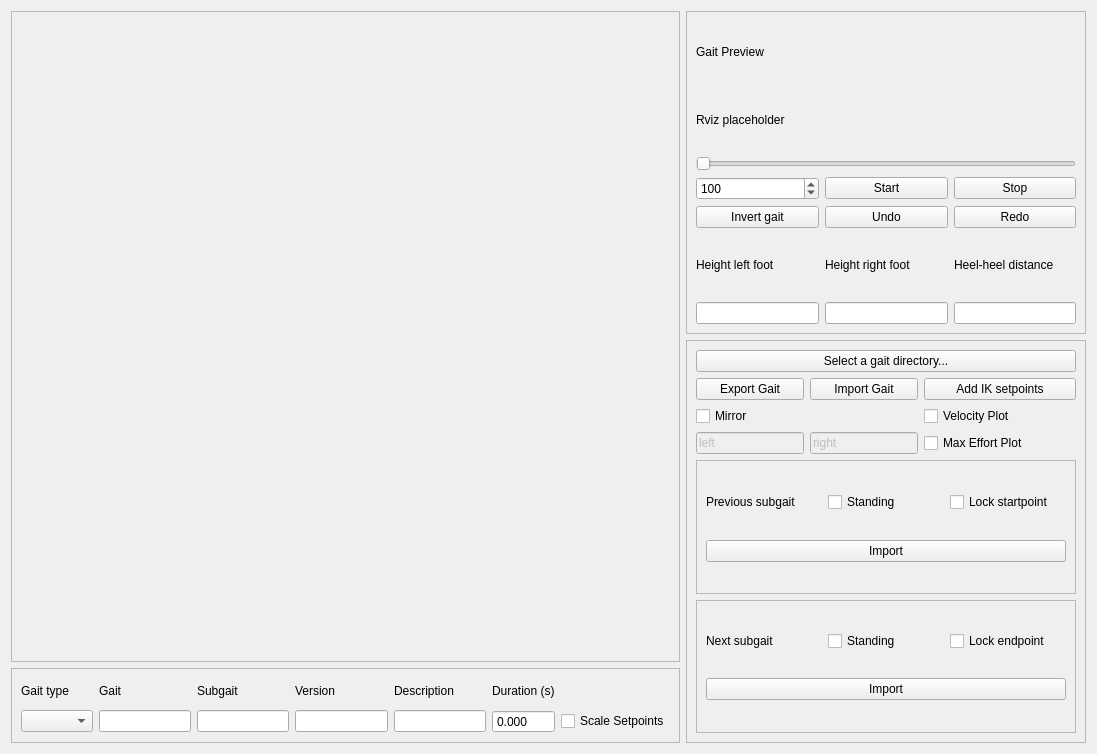
<?xml version="1.0" encoding="UTF-8"?>
<ui version="4.0">
 <class>March</class>
 <widget class="QWidget" name="March">
  <property name="geometry">
   <rect>
    <x>0</x>
    <y>0</y>
    <width>1097</width>
    <height>754</height>
   </rect>
  </property>
  <property name="windowTitle">
   <string>Form</string>
  </property>
  <layout class="QGridLayout" name="gridLayout_3">
   <item row="2" column="0">
    <widget class="QFrame" name="GaitPropertiesFrame">
     <property name="maximumSize">
      <size>
       <width>16777215</width>
       <height>75</height>
      </size>
     </property>
     <property name="frameShape">
      <enum>QFrame::StyledPanel</enum>
     </property>
     <property name="frameShadow">
      <enum>QFrame::Raised</enum>
     </property>
     <layout class="QGridLayout" name="gridLayout_5">
      <item row="0" column="1">
       <widget class="QLabel" name="GaitLabel">
        <property name="text">
         <string>Gait</string>
        </property>
       </widget>
      </item>
      <item row="2" column="6">
       <widget class="QLineEdit" name="description_line_edit"/>
      </item>
      <item row="0" column="7">
       <widget class="QLabel" name="DurationLabel">
        <property name="text">
         <string>Duration (s)</string>
        </property>
       </widget>
      </item>
      <item row="0" column="6">
       <widget class="QLabel" name="DescriptionLabel">
        <property name="text">
         <string>Description</string>
        </property>
       </widget>
      </item>
      <item row="0" column="3">
       <widget class="QLabel" name="VersionLabel">
        <property name="text">
         <string>Version</string>
        </property>
       </widget>
      </item>
      <item row="2" column="3">
       <widget class="QLineEdit" name="version_name_line_edit">
        <property name="sizePolicy">
         <sizepolicy hsizetype="Maximum" vsizetype="Fixed">
          <horstretch>0</horstretch>
          <verstretch>0</verstretch>
         </sizepolicy>
        </property>
       </widget>
      </item>
      <item row="2" column="9">
       <widget class="QCheckBox" name="scale_setpoints_check_box">
        <property name="toolTip">
         <string>Scale the setpoints based on their relative time when adjusting the duration.</string>
        </property>
        <property name="text">
         <string>Scale Setpoints</string>
        </property>
       </widget>
      </item>
      <item row="2" column="7">
       <widget class="QDoubleSpinBox" name="duration_spin_box">
        <property name="buttonSymbols">
         <enum>QAbstractSpinBox::NoButtons</enum>
        </property>
        <property name="decimals">
         <number>3</number>
        </property>
        <property name="singleStep">
         <double>0.000000000000000</double>
        </property>
       </widget>
      </item>
      <item row="2" column="2">
       <widget class="QLineEdit" name="subgait_name_line_edit"/>
      </item>
      <item row="0" column="2">
       <widget class="QLabel" name="SubgaitLabel">
        <property name="text">
         <string>Subgait</string>
        </property>
       </widget>
      </item>
      <item row="2" column="1">
       <widget class="QLineEdit" name="gait_name_line_edit">
        <property name="sizePolicy">
         <sizepolicy hsizetype="Maximum" vsizetype="Fixed">
          <horstretch>0</horstretch>
          <verstretch>0</verstretch>
         </sizepolicy>
        </property>
       </widget>
      </item>
      <item row="0" column="0">
       <widget class="QLabel" name="GaitTypeLabel">
        <property name="text">
         <string>Gait type</string>
        </property>
       </widget>
      </item>
      <item row="2" column="0">
       <widget class="QComboBox" name="gait_type_combo_box"/>
      </item>
     </layout>
    </widget>
   </item>
   <item row="0" column="1">
    <widget class="QFrame" name="RvizFrame">
     <property name="sizePolicy">
      <sizepolicy hsizetype="Fixed" vsizetype="Minimum">
       <horstretch>0</horstretch>
       <verstretch>0</verstretch>
      </sizepolicy>
     </property>
     <property name="minimumSize">
      <size>
       <width>400</width>
       <height>0</height>
      </size>
     </property>
     <property name="maximumSize">
      <size>
       <width>300</width>
       <height>16777215</height>
      </size>
     </property>
     <property name="frameShape">
      <enum>QFrame::StyledPanel</enum>
     </property>
     <property name="frameShadow">
      <enum>QFrame::Raised</enum>
     </property>
     <layout class="QGridLayout" name="gridLayout">
      <item row="3" column="2">
       <widget class="QPushButton" name="stop_button">
        <property name="text">
         <string>Stop</string>
        </property>
       </widget>
      </item>
      <item row="3" column="0">
       <widget class="QSpinBox" name="playback_speed_spin_box">
        <property name="maximum">
         <number>500</number>
        </property>
        <property name="value">
         <number>100</number>
        </property>
       </widget>
      </item>
      <item row="7" column="0">
       <widget class="QLineEdit" name="height_left_line_edit">
        <property name="readOnly">
         <bool>true</bool>
        </property>
       </widget>
      </item>
      <item row="4" column="2">
       <widget class="QPushButton" name="redo_button">
        <property name="text">
         <string>Redo</string>
        </property>
       </widget>
      </item>
      <item row="7" column="1">
       <widget class="QLineEdit" name="height_right_line_edit">
        <property name="readOnly">
         <bool>true</bool>
        </property>
       </widget>
      </item>
      <item row="6" column="2">
       <widget class="QLabel" name="heel_distance_lable">
        <property name="text">
         <string>Heel-heel distance</string>
        </property>
       </widget>
      </item>
      <item row="4" column="0">
       <widget class="QPushButton" name="invert_button">
        <property name="text">
         <string>Invert gait</string>
        </property>
       </widget>
      </item>
      <item row="6" column="0">
       <widget class="QLabel" name="HeightLeftLabel">
        <property name="text">
         <string>Height left foot</string>
        </property>
       </widget>
      </item>
      <item row="1" column="0" colspan="3">
       <widget class="QLabel" name="RvizPlaceholder">
        <property name="minimumSize">
         <size>
          <width>400</width>
          <height>0</height>
         </size>
        </property>
        <property name="text">
         <string>Rviz placeholder</string>
        </property>
       </widget>
      </item>
      <item row="3" column="1">
       <widget class="QPushButton" name="start_button">
        <property name="text">
         <string>Start</string>
        </property>
       </widget>
      </item>
      <item row="6" column="1">
       <widget class="QLabel" name="HeightRightLabel">
        <property name="text">
         <string>Height right foot</string>
        </property>
       </widget>
      </item>
      <item row="4" column="1">
       <widget class="QPushButton" name="undo_button">
        <property name="text">
         <string>Undo</string>
        </property>
       </widget>
      </item>
      <item row="2" column="0" colspan="3">
       <widget class="QSlider" name="time_slider">
        <property name="orientation">
         <enum>Qt::Horizontal</enum>
        </property>
       </widget>
      </item>
      <item row="0" column="0" colspan="3">
       <widget class="QLabel" name="Label">
        <property name="text">
         <string>Gait Preview</string>
        </property>
       </widget>
      </item>
      <item row="7" column="2">
       <widget class="QLineEdit" name="heel_distance_line_edit">
        <property name="readOnly">
         <bool>true</bool>
        </property>
       </widget>
      </item>
     </layout>
    </widget>
   </item>
   <item row="1" column="1" rowspan="2">
    <widget class="QFrame" name="SettingsFrame">
     <property name="sizePolicy">
      <sizepolicy hsizetype="Fixed" vsizetype="Minimum">
       <horstretch>0</horstretch>
       <verstretch>0</verstretch>
      </sizepolicy>
     </property>
     <property name="minimumSize">
      <size>
       <width>400</width>
       <height>0</height>
      </size>
     </property>
     <property name="maximumSize">
      <size>
       <width>300</width>
       <height>16777215</height>
      </size>
     </property>
     <property name="frameShape">
      <enum>QFrame::StyledPanel</enum>
     </property>
     <property name="frameShadow">
      <enum>QFrame::Raised</enum>
     </property>
     <layout class="QGridLayout" name="gridLayout_4">
      <item row="3" column="3">
       <widget class="QCheckBox" name="velocity_plot_check_box">
        <property name="text">
         <string>Velocity Plot</string>
        </property>
       </widget>
      </item>
      <item row="10" column="1" colspan="3">
       <widget class="QFrame" name="next_subgait_container">
        <property name="frameShape">
         <enum>QFrame::StyledPanel</enum>
        </property>
        <property name="frameShadow">
         <enum>QFrame::Raised</enum>
        </property>
        <layout class="QGridLayout" name="gridLayout_6">
         <item row="1" column="0" colspan="3">
          <widget class="QPushButton" name="import_next_subgait_button">
           <property name="sizePolicy">
            <sizepolicy hsizetype="Expanding" vsizetype="Fixed">
             <horstretch>0</horstretch>
             <verstretch>0</verstretch>
            </sizepolicy>
           </property>
           <property name="text">
            <string>Import</string>
           </property>
          </widget>
         </item>
         <item row="0" column="0">
          <widget class="QLabel" name="next_subgait_label">
           <property name="text">
            <string>Next subgait</string>
           </property>
          </widget>
         </item>
         <item row="0" column="2">
          <widget class="QCheckBox" name="lock_endpoint_check_box">
           <property name="text">
            <string>Lock endpoint</string>
           </property>
          </widget>
         </item>
         <item row="0" column="1">
          <widget class="QCheckBox" name="next_is_standing_check_box">
           <property name="text">
            <string>Standing</string>
           </property>
          </widget>
         </item>
        </layout>
       </widget>
      </item>
      <item row="9" column="1" colspan="3">
       <widget class="QFrame" name="previous_subgait_container">
        <property name="frameShape">
         <enum>QFrame::StyledPanel</enum>
        </property>
        <property name="frameShadow">
         <enum>QFrame::Raised</enum>
        </property>
        <layout class="QGridLayout" name="gridLayout_7">
         <item row="1" column="1">
          <widget class="QCheckBox" name="previous_is_standing_check_box">
           <property name="text">
            <string>Standing</string>
           </property>
          </widget>
         </item>
         <item row="1" column="2">
          <widget class="QCheckBox" name="lock_startpoint_check_box">
           <property name="text">
            <string>Lock startpoint</string>
           </property>
          </widget>
         </item>
         <item row="3" column="0" colspan="3">
          <widget class="QPushButton" name="import_previous_subgait_button">
           <property name="sizePolicy">
            <sizepolicy hsizetype="Expanding" vsizetype="Fixed">
             <horstretch>0</horstretch>
             <verstretch>0</verstretch>
            </sizepolicy>
           </property>
           <property name="text">
            <string>Import</string>
           </property>
          </widget>
         </item>
         <item row="1" column="0">
          <widget class="QLabel" name="previous_subgait_label">
           <property name="text">
            <string>Previous subgait</string>
           </property>
          </widget>
         </item>
        </layout>
       </widget>
      </item>
      <item row="0" column="1" colspan="3">
       <widget class="QPushButton" name="change_gait_directory_button">
        <property name="sizePolicy">
         <sizepolicy hsizetype="Expanding" vsizetype="Fixed">
          <horstretch>0</horstretch>
          <verstretch>0</verstretch>
         </sizepolicy>
        </property>
        <property name="layoutDirection">
         <enum>Qt::LeftToRight</enum>
        </property>
        <property name="styleSheet">
         <string notr="true">#ChangeGaitDirectory {
Text-align: right
}</string>
        </property>
        <property name="text">
         <string>Select a gait directory...</string>
        </property>
       </widget>
      </item>
      <item row="1" column="1">
       <widget class="QPushButton" name="export_gait_button">
        <property name="text">
         <string>Export Gait</string>
        </property>
       </widget>
      </item>
      <item row="1" column="2">
       <widget class="QPushButton" name="import_gait_button">
        <property name="text">
         <string>Import Gait</string>
        </property>
       </widget>
      </item>
      <item row="1" column="3">
       <widget class="QPushButton" name="add_inverse_kinematic_setpoints_button">
        <property name="text">
         <string>Add IK setpoints</string>
        </property>
       </widget>
      </item>
      <item row="3" column="1">
       <widget class="QCheckBox" name="mirror_check_box">
        <property name="text">
         <string>Mirror</string>
        </property>
       </widget>
      </item>
      <item row="4" column="1">
       <widget class="QLineEdit" name="mirror_key1_line_edit">
        <property name="enabled">
         <bool>false</bool>
        </property>
        <property name="sizePolicy">
         <sizepolicy hsizetype="Fixed" vsizetype="Fixed">
          <horstretch>0</horstretch>
          <verstretch>0</verstretch>
         </sizepolicy>
        </property>
        <property name="text">
         <string>left</string>
        </property>
       </widget>
      </item>
      <item row="4" column="2">
       <widget class="QLineEdit" name="mirror_key2_line_edit">
        <property name="enabled">
         <bool>false</bool>
        </property>
        <property name="sizePolicy">
         <sizepolicy hsizetype="Fixed" vsizetype="Fixed">
          <horstretch>0</horstretch>
          <verstretch>0</verstretch>
         </sizepolicy>
        </property>
        <property name="text">
         <string>right</string>
        </property>
       </widget>
      </item>
      <item row="4" column="3">
       <widget class="QCheckBox" name="effort_plot_check_box">
        <property name="text">
         <string>Max Effort Plot</string>
        </property>
       </widget>
      </item>
     </layout>
    </widget>
   </item>
   <item row="0" column="0" rowspan="2">
    <widget class="QFrame" name="JointSettingContainer">
     <property name="frameShape">
      <enum>QFrame::StyledPanel</enum>
     </property>
     <property name="frameShadow">
      <enum>QFrame::Raised</enum>
     </property>
     <layout class="QGridLayout" name="gridLayout_2"/>
    </widget>
   </item>
  </layout>
 </widget>
 <resources/>
 <connections/>
</ui>
